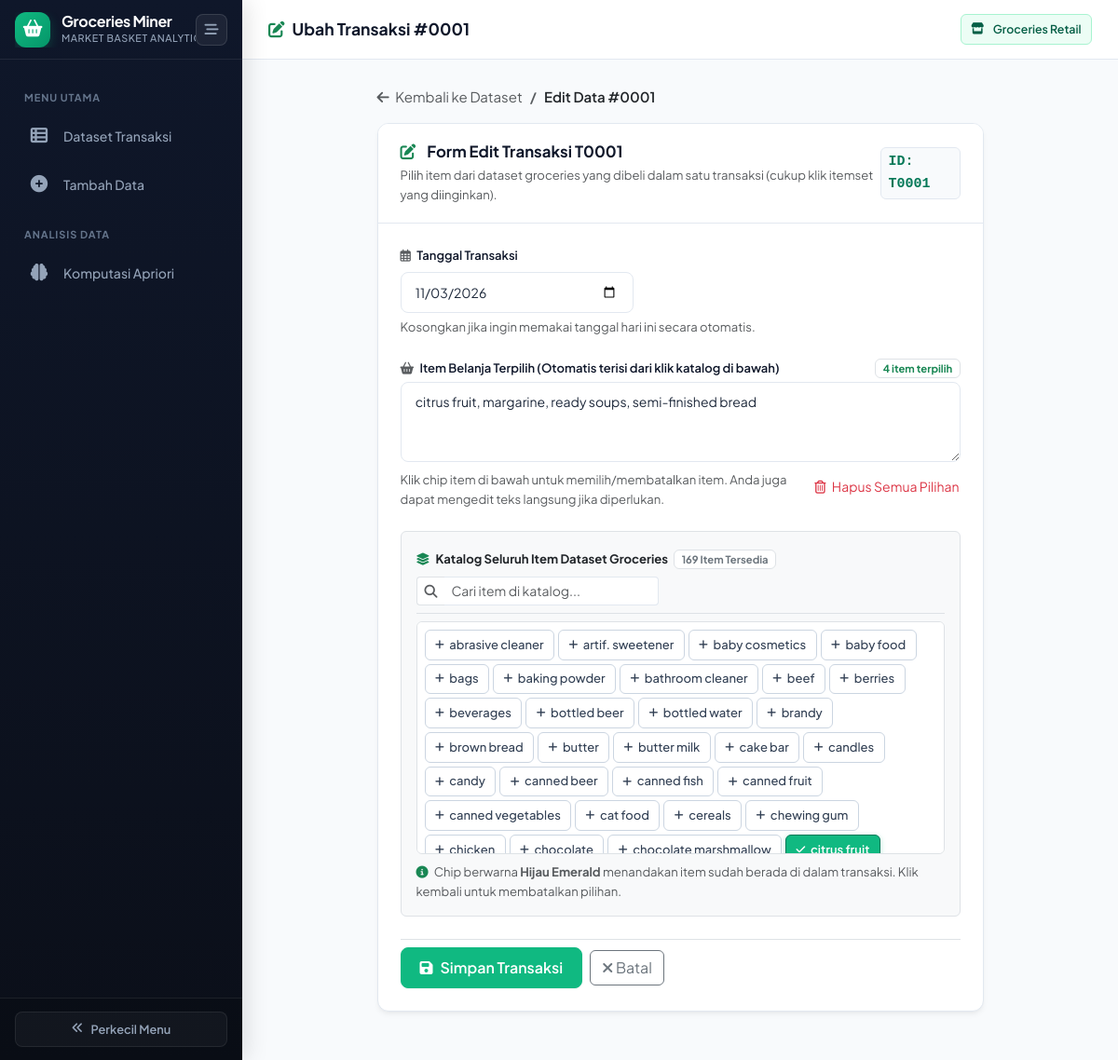
The page /transaksi/1/ubah on the database as committed earlier.
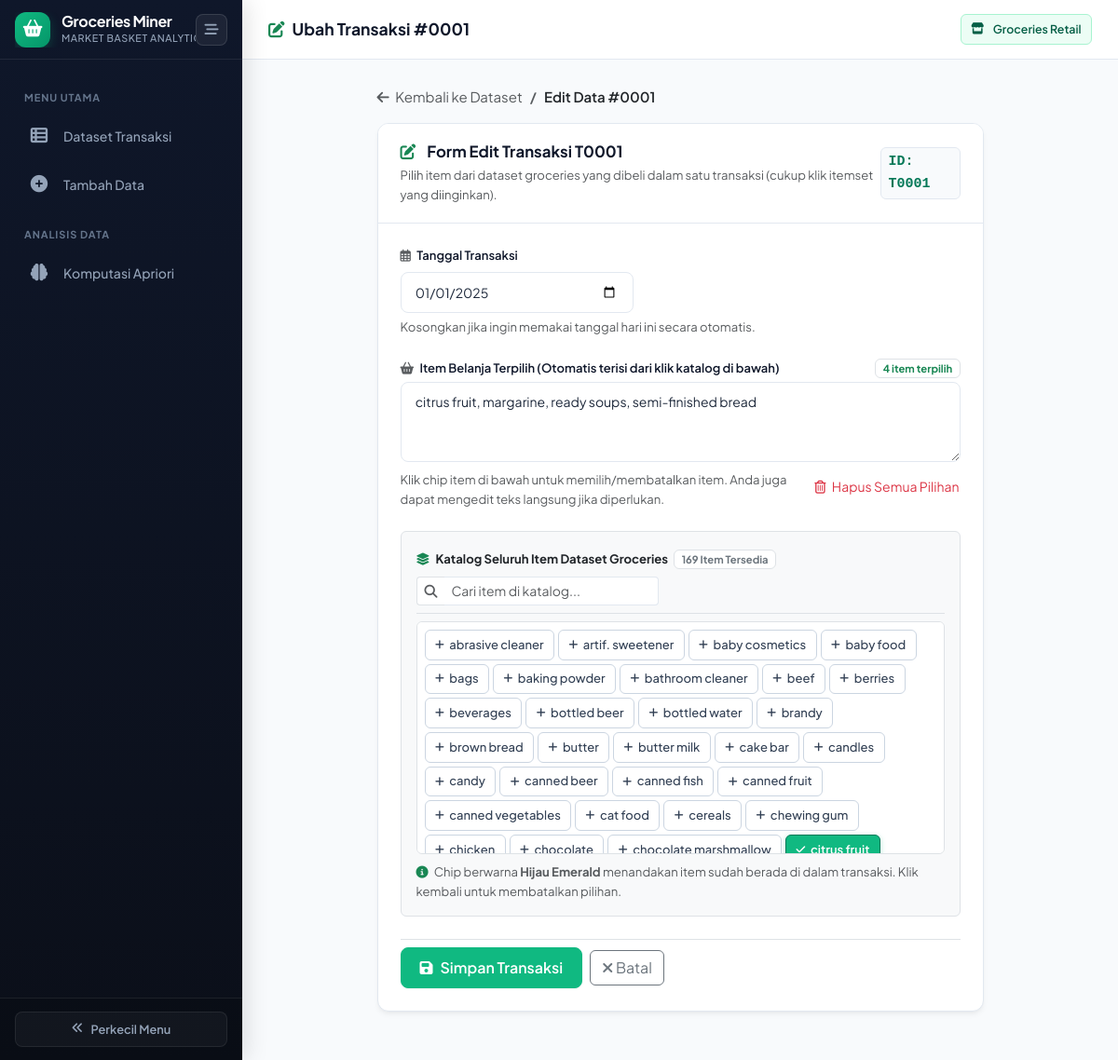
The same page on the database as committed later.
### tables this page shows
CREATE TABLE transaksi (
            id INTEGER PRIMARY KEY AUTOINCREMENT,
            tanggal TEXT DEFAULT (date('now'))
        );

### app.py (the view, shortened to what this page needs)
@app.route("/transaksi/<int:tid>/ubah", methods=["GET", "POST"])
def ubah(tid):
    conn = get_conn()
    all_items = [r[0] for r in conn.execute("SELECT DISTINCT nama_item FROM item_transaksi ORDER BY nama_item").fetchall()]
    trx = conn.execute("SELECT * FROM transaksi WHERE id = ?", (tid,)).fetchone()
    if trx is None:
        conn.close()
        flash("Transaksi tidak ditemukan.", "error")
        return redirect(url_for("index"))
    items = conn.execute(
        "SELECT nama_item FROM item_transaksi WHERE id_transaksi = ? ORDER BY nama_item",
        (tid,),
    ).fetchall()
    conn.close()
    data = {
        "id": tid,
        "tanggal": trx["tanggal"],
        "items": ", ".join(r["nama_item"] for r in items),
    }
    return render_template("form.html", mode="ubah", data=data, all_items=all_items)

### database.py (called while the page is built)
def get_conn():
    conn = sqlite3.connect(DB_PATH)
    conn.row_factory = sqlite3.Row
    conn.execute("PRAGMA foreign_keys = ON")
    return conn

### templates/form.html (shortened to what this page needs)
{% extends "base.html" %}
{% block page_title %}
  <i class="fa-solid fa-{{ 'circle-plus' if mode == 'tambah' else 'pen-to-square' }} text-success"></i>
  {{ 'Tambah Transaksi Baru' if mode == 'tambah' else 'Ubah Transaksi #' ~ ('%04d' % data.id) }}
{% endblock %}
{% block content %}
<div class="row justify-content-center">
  <div class="col-12 col-lg-10 col-xl-9">
    <nav aria-label="breadcrumb" class="mb-3">
      <ol class="breadcrumb mb-0">
        <li class="breadcrumb-item"><a href="{{ url_for('index') }}" class="text-decoration-none text-muted"><i class="fa-solid fa-arrow-left me-1"></i> Kembali ke Dataset</a></li>
        <li class="breadcrumb-item active text-dark fw-semibold" aria-current="page">{{ 'Tambah Data' if mode == 'tambah' else 'Edit Data #' ~ ('%04d' % data.id) }}</li>
      </ol>
    </nav>
    <div class="card-modern">
      <div class="card-modern-header">
        <div>
          <h2>
            <i class="fa-solid fa-{{ 'cart-plus' if mode == 'tambah' else 'pen-to-square' }} text-success me-1"></i>
            {{ 'Form Input Transaksi Retail' if mode == 'tambah' else 'Form Edit Transaksi T' ~ ('%04d' % data.id) }}
          </h2>
          <p class="text-muted small mb-0 mt-1">Pilih item dari dataset groceries yang dibeli dalam satu transaksi (cukup klik itemset yang diinginkan).</p>
        </div>
        {% if mode == 'ubah' %}
          <span class="badge-tid">ID: T{{ '%04d' % data.id }}</span>
        {% endif %}
      </div>
      <div class="card-modern-body">
        <form method="post" id="transactionForm">
          <div class="mb-4">
            <label class="form-label-modern" for="inputTanggal">
              <i class="fa-regular fa-calendar-days text-muted me-1"></i> Tanggal Transaksi
            </label>
            <input type="date" id="inputTanggal" name="tanggal" class="form-control form-control-modern"
                   value="{{ data.tanggal if data else '' }}" style="max-width: 250px;">
            <div class="form-text text-muted small">Kosongkan jika ingin memakai tanggal hari ini secara otomatis.</div>
          </div>
          <div class="mb-4">
            <div class="d-flex align-items-center justify-content-between mb-1">
              <label class="form-label-modern mb-0" for="inputItems">
                <i class="fa-solid fa-basket-shopping text-muted me-1"></i> Item Belanja Terpilih (Otomatis terisi dari klik katalog di bawah)
              </label>
              <span id="selectedCountBadge" class="badge bg-emerald-subtle text-success border">0 item terpilih</span>
            </div>
            <textarea id="inputItems" name="items" rows="3" required class="form-control form-control-modern"
                      placeholder="Klik item di bawah untuk menambahkan ke keranjang belanja...">{{ data['items'] if data else '' }}</textarea>
            <div class="d-flex align-items-center justify-content-between mt-1">
              <div class="form-text text-muted small">
                Klik chip item di bawah untuk memilih/membatalkan item. Anda juga dapat mengedit teks langsung jika diperlukan.
              </div>
              <button type="button" class="btn btn-link btn-sm text-danger text-decoration-none p-0 small text-nowrap ms-2" onclick="clearAllSelectedItems()">
                <i class="fa-regular fa-trash-can me-1"></i> Hapus Semua Pilihan
              </button>
            </div>
          </div>
          <div class="mb-4 p-3 bg-light rounded border">
            <div class="d-flex flex-wrap align-items-center justify-content-between gap-2 mb-2 pb-2 border-bottom">
              <div>
                <span class="fw-bold text-dark small">
                  <i class="fa-solid fa-layer-group text-success me-1"></i> Katalog Seluruh Item Dataset Groceries
                </span>
                <span class="badge bg-white text-secondary border ms-1">{{ all_items|length if all_items else 0 }} Item Tersedia</span>
              </div>
              <div class="input-group input-group-sm" style="max-width: 260px;">
                <span class="input-group-text bg-white border-end-0 text-muted">
                  <i class="fa-solid fa-magnifying-glass"></i>
                </span>
                <input type="text" id="catalogSearch" class="form-control form-control-modern form-control-sm border-start-0"
                       placeholder="Cari item di katalog..." oninput="filterCatalogItems()">
              </div>
            </div>
            <div class="d-flex flex-wrap gap-1 p-2 bg-white rounded border overflow-auto" id="catalogContainer" style="max-height: 250px;">
              {% if all_items %}
                {% for itm in all_items %}
                  <button type="button" class="btn btn-sm item-chip" data-item="{{ itm }}" onclick="toggleItem('{{ itm }}')">
                    <i class="fa-solid fa-plus chip-icon" style="font-size: 0.7rem;"></i>
                    <span class="chip-text">{{ itm }}</span>
                  </button>
                {% endfor %}
              {% else %}
                <span class="text-muted small p-2">Tidak ada data item.</span>
              {% endif %}
            </div>
            <div class="form-text text-muted small mt-2">
              <i class="fa-solid fa-circle-info text-success me-1"></i>
              Chip berwarna <b>Hijau Emerald</b> menandakan item sudah berada di dalam transaksi. Klik kembali untuk membatalkan pilihan.
            </div>
          </div>
          <div class="d-flex align-items-center gap-2 pt-2 border-top">
            <button type="submit" class="btn btn-emerald">
              <i class="fa-solid fa-floppy-disk"></i> Simpan Transaksi
            </button>
            <a href="{{ url_for('index') }}" class="btn btn-outline-secondary">
              <i class="fa-solid fa-xmark"></i> Batal
            </a>
          </div>
        </form>
      </div>
    </div>
  </div>
</div>
{% endblock %}

### templates/base.html (shortened to what this page needs)
<!DOCTYPE html>
<html lang="id">
<head>
  <link href="https://cdn.jsdelivr.net/npm/bootstrap@5.3.3/dist/css/bootstrap.min.css" rel="stylesheet">
  <link rel="stylesheet" href="https://cdnjs.cloudflare.com/ajax/libs/font-awesome/6.5.1/css/all.min.css">
  <link rel="stylesheet" href="{{ url_for('static', filename='css/style.css') }}">
</head>
<body>
<div class="app-wrapper" id="appWrapper">
  <aside class="app-sidebar" id="appSidebar">
    <div class="sidebar-brand">
      <div class="brand-left" id="brandExpandTrigger" title="Klik untuk beralih tampilan menu">
        <div class="brand-icon-box">
          <i class="fa-solid fa-basket-shopping"></i>
        </div>
        <div class="brand-text">
          <h1>Groceries Miner</h1>
          <p>Market Basket Analytics</p>
        </div>
      </div>
      <button type="button" class="sidebar-inner-toggle-btn" id="sidebarInnerToggle" title="Perkecil / Perbesar Sidebar">
        <i class="fa-solid fa-bars-staggered"></i>
      </button>
    </div>
    <nav class="sidebar-nav">
      <div class="nav-section-title">Menu Utama</div>
      <a href="{{ url_for('index') }}" class="sidebar-link {% if request.endpoint == 'index' %}active{% endif %}" title="Dataset Transaksi">
        <i class="fa-solid fa-table-list"></i>
        <span class="nav-text">Dataset Transaksi</span>
      </a>
      <a href="{{ url_for('tambah') }}" class="sidebar-link {% if request.endpoint == 'tambah' %}active{% endif %}" title="Tambah Data">
        <i class="fa-solid fa-circle-plus"></i>
        <span class="nav-text">Tambah Data</span>
      </a>
      <div class="nav-section-title">Analisis Data</div>
      <a href="{{ url_for('komputasi') }}" class="sidebar-link {% if request.endpoint == 'komputasi' %}active{% endif %}" title="Komputasi Apriori">
        <i class="fa-solid fa-brain"></i>
        <span class="nav-text">Komputasi Apriori</span>
      </a>
    </nav>
    <div class="sidebar-footer">
      <button type="button" class="sidebar-collapse-btn" id="sidebarCollapseBtn" title="Perkecil / Perbesar Sidebar">
        <i class="fa-solid fa-angles-left collapse-icon" id="collapseIcon"></i>
        <span class="nav-text ms-2">Perkecil Menu</span>
      </button>
    </div>
  </aside>
  <div class="app-main" id="appMain">
    <header class="app-topbar">
      <div class="topbar-left">
        <h2 class="topbar-title">
          {% block page_title %}{% endblock %}
        </h2>
      </div>
      <div class="topbar-right">
        <span class="badge-emerald">
          <i class="fa-solid fa-store me-1"></i> Groceries Retail
        </span>
      </div>
    </header>
    <main class="content-container">
      {% block content %}{% endblock %}
    </main>
  </div>
</div>
</body>
</html>

Rows that differ between the two databases and show on the page:
changed transaksi "Ubah Transaksi #0001": tanggal "11/03/2026" → "01/01/2025"
